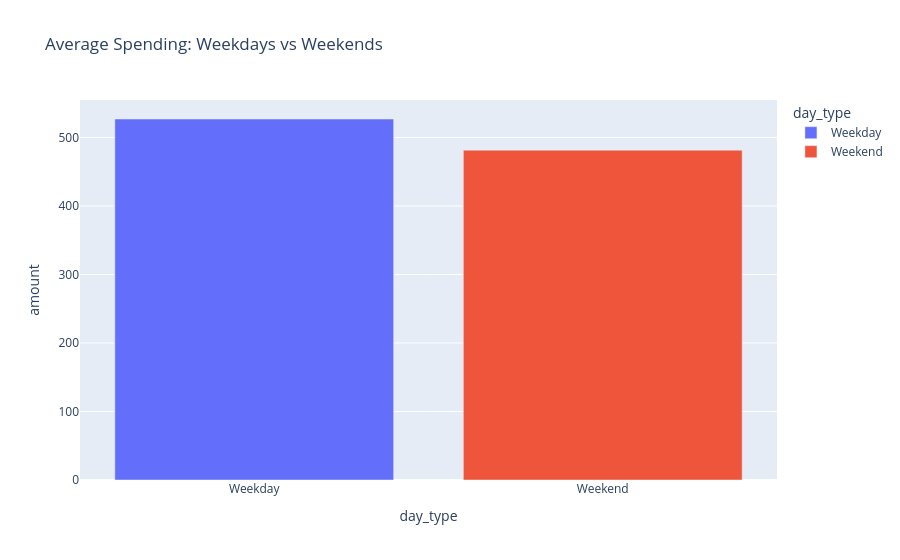

The notebook cell this image was saved under:
### Code cell
# --- 3. Weekend vs Weekday Behavior ---
weekend_analysis = df.groupby('is_weekend')['amount'].mean().reset_index()
weekend_analysis['day_type'] = weekend_analysis['is_weekend'].map({True: 'Weekend', False: 'Weekday'})
fig_bar = px.bar(weekend_analysis, x='day_type', y='amount', 
                 title='Average Spending: Weekdays vs Weekends', color='day_type')
fig_bar.show()

### Figure 1 — Plotly figure (JSON) as saved in the notebook; plotly's stock layout.template omitted (floating-point values rounded to 4 significant figures)
{"data": [{"hovertemplate": "day_type=%{x}<br>amount=%{y}<extra></extra>", "legendgroup": "Weekday", "marker": {"color": "#636efa", "pattern": {"shape": ""}}, "name": "Weekday", "orientation": "v", "showlegend": true, "textposition": "auto", "type": "bar", "x": ["Weekday"], "xaxis": "x", "y": [527.0], "yaxis": "y"}, {"hovertemplate": "day_type=%{x}<br>amount=%{y}<extra></extra>", "legendgroup": "Weekend", "marker": {"color": "#EF553B", "pattern": {"shape": ""}}, "name": "Weekend", "orientation": "v", "showlegend": true, "textposition": "auto", "type": "bar", "x": ["Weekend"], "xaxis": "x", "y": [481.5], "yaxis": "y"}], "layout": {"barmode": "relative", "legend": {"title": {"text": "day_type"}, "tracegroupgap": 0}, "title": {"text": "Average Spending: Weekdays vs Weekends"}, "xaxis": {"anchor": "y", "categoryarray": ["Weekday", "Weekend"], "categoryorder": "array", "domain": [0, 1], "title": {"text": "day_type"}}, "yaxis": {"anchor": "x", "domain": [0, 1], "title": {"text": "amount"}}}}
